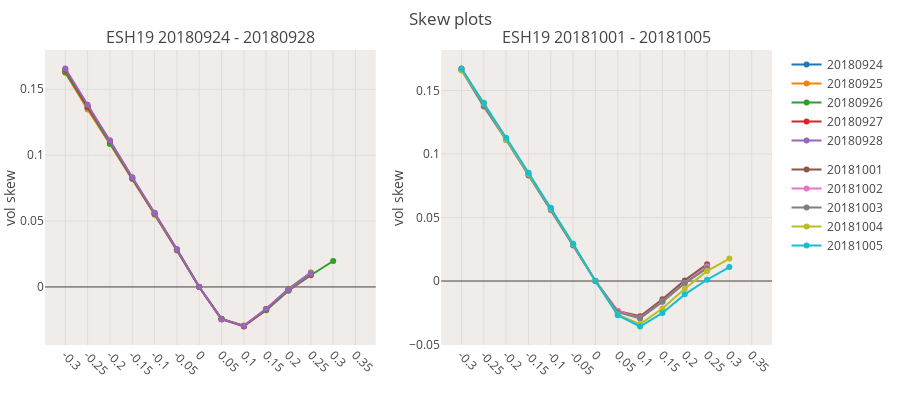
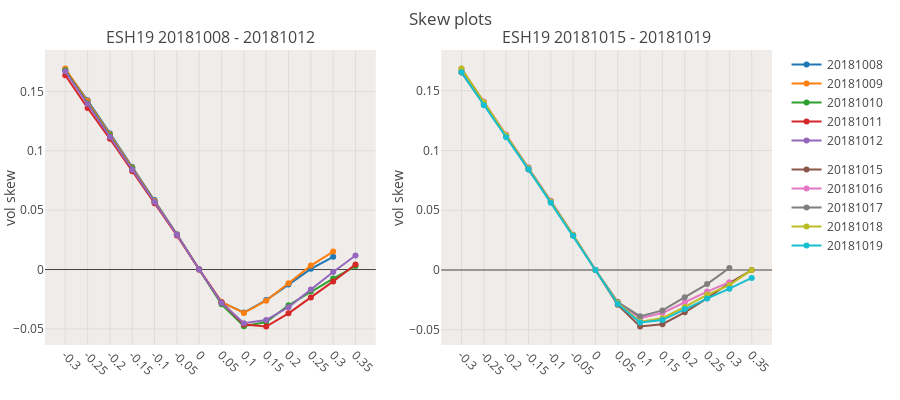
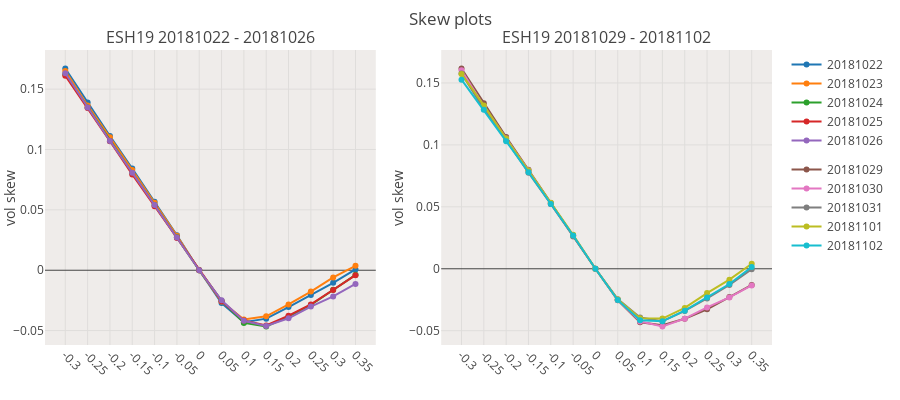
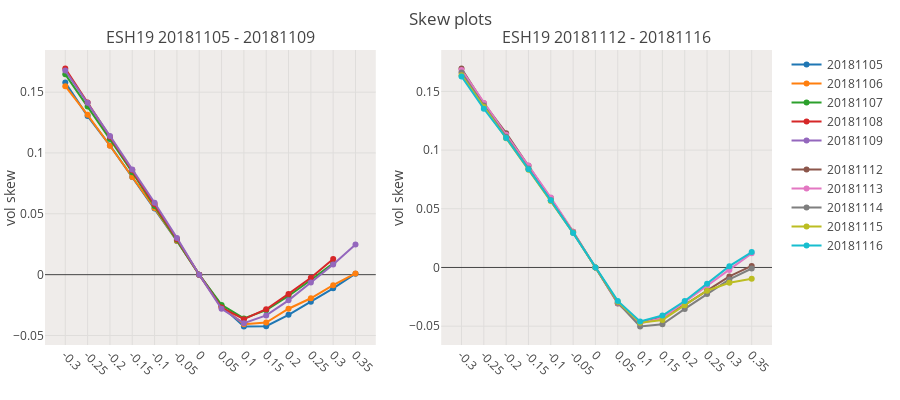

These figures' notebook cell, in order:
### Code cell
grid_plot=True
clist = [c for c in all_contracts if (c[:2]==f'{SYMBOL_TO_RESEARCH}') & (c[-2:]=='19')]
volcols = ['symbol','settle_date','moneyness','vol_skew']
dfivf = df_iv_final[volcols].groupby(['symbol','settle_date','moneyness'],as_index=False).mean()

for c in clist:
    dft = dfivf[dfivf.symbol==c]
    if len(dft)<=0:
        print(f'no data for symbol {c}')
        continue
    if grid_plot:
        graph_skew_subplots(dfivf[dfivf.symbol==c],rows=1,cols=2)
    else:
        rls = graph_skew(dfivf[dfivf.symbol==c],do_plot=True)

### Figure 1 — Plotly figure (JSON) as saved in the notebook; plotly's stock layout.template omitted (floating-point values rounded to 4 significant figures)
{"data": [{"legendgroup": "ESH19 20180924 - 20180928", "name": "20180924", "type": "scatter", "uid": "b5d656e8-626d-11ea-8226-8c859025e7f9", "x": [-0.3, -0.25, -0.2, -0.15, -0.1, -0.05, 0, 0.05, 0.1, 0.15, 0.2, 0.25, 0.3, 0.35], "xaxis": "x", "y": [0.1635, 0.1353, 0.1089, 0.0826, 0.0554, 0.0281, 0, -0.0244, -0.0296, -0.0167, -0.0013, 0.0109, null, null], "yaxis": "y"}, {"legendgroup": "ESH19 20180924 - 20180928", "name": "20180925", "type": "scatter", "uid": "b5d6e518-626d-11ea-a057-8c859025e7f9", "x": [-0.3, -0.25, -0.2, -0.15, -0.1, -0.05, 0, 0.05, 0.1, 0.15, 0.2, 0.25, 0.3, 0.35], "xaxis": "x", "y": [0.1624, 0.1346, 0.1085, 0.082, 0.0548, 0.0276, 0, -0.0246, -0.0292, -0.0169, -0.0018, 0.0105, null, null], "yaxis": "y"}, {"legendgroup": "ESH19 20180924 - 20180928", "name": "20180926", "type": "scatter", "uid": "b5d77708-626d-11ea-8ac6-8c859025e7f9", "x": [-0.3, -0.25, -0.2, -0.15, -0.1, -0.05, 0, 0.05, 0.1, 0.15, 0.2, 0.25, 0.3, 0.35], "xaxis": "x", "y": [0.1628, 0.1362, 0.1087, 0.0821, 0.0553, 0.028, 0, -0.0241, -0.0296, -0.0177, -0.0029, 0.0089, 0.0197, null], "yaxis": "y"}, {"legendgroup": "ESH19 20180924 - 20180928", "name": "20180927", "type": "scatter", "uid": "b5d82248-626d-11ea-8bee-8c859025e7f9", "x": [-0.3, -0.25, -0.2, -0.15, -0.1, -0.05, 0, 0.05, 0.1, 0.15, 0.2, 0.25, 0.3, 0.35], "xaxis": "x", "y": [0.1649, 0.1368, 0.1108, 0.0828, 0.056, 0.0286, 0, -0.0245, -0.03, -0.017, -0.0023, 0.0095, null, null], "yaxis": "y"}, {"legendgroup": "ESH19 20180924 - 20180928", "name": "20180928", "type": "scatter", "uid": "b5d893b8-626d-11ea-980b-8c859025e7f9", "x": [-0.3, -0.25, -0.2, -0.15, -0.1, -0.05, 0, 0.05, 0.1, 0.15, 0.2, 0.25, 0.3, 0.35], "xaxis": "x", "y": [0.1657, 0.1382, 0.1112, 0.0832, 0.0563, 0.0284, 0, -0.0245, -0.0295, -0.0165, -0.0022, 0.0101, null, null], "yaxis": "y"}, {"legendgroup": "ESH19 20181001 - 20181005", "name": "20181001", "type": "scatter", "uid": "b5d9a8a2-626d-11ea-b7e1-8c859025e7f9", "x": [-0.3, -0.25, -0.2, -0.15, -0.1, -0.05, 0, 0.05, 0.1, 0.15, 0.2, 0.25, 0.3, 0.35], "xaxis": "x2", "y": [0.1673, 0.1381, 0.1114, 0.0842, 0.0566, 0.0284, 0, -0.0236, -0.0278, -0.0144, 0.0005, 0.0133, null, null], "yaxis": "y2"}, {"legendgroup": "ESH19 20181001 - 20181005", "name": "20181002", "type": "scatter", "uid": "b5da188c-626d-11ea-bfb3-8c859025e7f9", "x": [-0.3, -0.25, -0.2, -0.15, -0.1, -0.05, 0, 0.05, 0.1, 0.15, 0.2, 0.25, 0.3, 0.35], "xaxis": "x2", "y": [0.167, 0.1393, 0.112, 0.085, 0.0569, 0.0286, 0, -0.0235, -0.0291, -0.0162, -0.0016, 0.0114, null, null], "yaxis": "y2"}, {"legendgroup": "ESH19 20181001 - 20181005", "name": "20181003", "type": "scatter", "uid": "b5da9668-626d-11ea-8ec4-8c859025e7f9", "x": [-0.3, -0.25, -0.2, -0.15, -0.1, -0.05, 0, 0.05, 0.1, 0.15, 0.2, 0.25, 0.3, 0.35], "xaxis": "x2", "y": [0.1659, 0.1373, 0.1111, 0.0831, 0.0559, 0.0279, 0, -0.0245, -0.0295, -0.0163, -0.0018, 0.0101, null, null], "yaxis": "y2"}, {"legendgroup": "ESH19 20181001 - 20181005", "name": "20181004", "type": "scatter", "uid": "b5db35dc-626d-11ea-8239-8c859025e7f9", "x": [-0.3, -0.25, -0.2, -0.15, -0.1, -0.05, 0, 0.05, 0.1, 0.15, 0.2, 0.25, 0.3, 0.35], "xaxis": "x2", "y": [0.1658, 0.14, 0.1114, 0.0845, 0.0571, 0.029, 0, -0.0265, -0.0339, -0.0216, -0.0061, 0.0078, 0.0177, null], "yaxis": "y2"}, {"legendgroup": "ESH19 20181001 - 20181005", "name": "20181005", "type": "scatter", "uid": "b5dbb174-626d-11ea-a06c-8c859025e7f9", "x": [-0.3, -0.25, -0.2, -0.15, -0.1, -0.05, 0, 0.05, 0.1, 0.15, 0.2, 0.25, 0.3, 0.35], "xaxis": "x2", "y": [0.1671, 0.1403, 0.1127, 0.0853, 0.0577, 0.0294, 0, -0.0269, -0.0358, -0.0251, -0.0105, 0.001, 0.011, null], "yaxis": "y2"}], "layout": {"annotations": [{"font": {"size": 16}, "showarrow": false, "text": "ESH19 20180924 - 20180928", "x": 0.2275, "xanchor": "center", "xref": "paper", "y": 1, "yanchor": "bottom", "yref": "paper"}, {"font": {"size": 16}, "showarrow": false, "text": "ESH19 20181001 - 20181005", "x": 0.7725, "xanchor": "center", "xref": "paper", "y": 1, "yanchor": "bottom", "yref": "paper"}], "autosize": true, "bargap": 0.05, "font": {"family": "Open Sans, sans-serif"}, "height": 400, "hovermode": "x", "margin": {"b": 55, "l": 45, "r": 15, "t": 50}, "plot_bgcolor": "#EFECEA", "showlegend": true, "title": "Skew plots<br>", "width": 900, "xaxis": {"anchor": "y", "domain": [0, 0.455], "tickangle": 45, "ticktext": [-0.3, -0.25, -0.2, -0.15, -0.1, -0.05, 0, 0.05, 0.1, 0.15, 0.2, 0.25, 0.3, 0.35], "tickvals": [-0.3, -0.25, -0.2, -0.15, -0.1, -0.05, 0, 0.05, 0.1, 0.15, 0.2, 0.25, 0.3, 0.35], "type": "category"}, "xaxis2": {"anchor": "y2", "domain": [0.545, 1], "tickangle": 45, "ticktext": [-0.3, -0.25, -0.2, -0.15, -0.1, -0.05, 0, 0.05, 0.1, 0.15, 0.2, 0.25, 0.3, 0.35], "tickvals": [-0.3, -0.25, -0.2, -0.15, -0.1, -0.05, 0, 0.05, 0.1, 0.15, 0.2, 0.25, 0.3, 0.35], "type": "category"}, "yaxis": {"anchor": "x", "domain": [0, 1], "title": "vol skew"}, "yaxis2": {"anchor": "x2", "domain": [0, 1], "title": "vol skew"}}}

### Figure 2 — Plotly figure (JSON) as saved in the notebook; plotly's stock layout.template omitted (floating-point values rounded to 4 significant figures)
{"data": [{"legendgroup": "ESH19 20181008 - 20181012", "name": "20181008", "type": "scatter", "uid": "b5e37e2c-626d-11ea-8559-8c859025e7f9", "x": [-0.3, -0.25, -0.2, -0.15, -0.1, -0.05, 0, 0.05, 0.1, 0.15, 0.2, 0.25, 0.3, 0.35], "xaxis": "x", "y": [0.1682, 0.1426, 0.1147, 0.0863, 0.0585, 0.0298, 0, -0.0277, -0.0362, -0.0257, -0.0127, 0.0006, 0.0107, null], "yaxis": "y"}, {"legendgroup": "ESH19 20181008 - 20181012", "name": "20181009", "type": "scatter", "uid": "b5e3f23a-626d-11ea-a918-8c859025e7f9", "x": [-0.3, -0.25, -0.2, -0.15, -0.1, -0.05, 0, 0.05, 0.1, 0.15, 0.2, 0.25, 0.3, 0.35], "xaxis": "x", "y": [0.1694, 0.1421, 0.1138, 0.0858, 0.0578, 0.0295, 0, -0.0273, -0.0366, -0.0262, -0.0116, 0.0033, 0.0151, null], "yaxis": "y"}, {"legendgroup": "ESH19 20181008 - 20181012", "name": "20181010", "type": "scatter", "uid": "b5e47ae8-626d-11ea-bfba-8c859025e7f9", "x": [-0.3, -0.25, -0.2, -0.15, -0.1, -0.05, 0, 0.05, 0.1, 0.15, 0.2, 0.25, 0.3, 0.35], "xaxis": "x", "y": [0.1679, 0.1402, 0.1129, 0.0851, 0.057, 0.0293, 0, -0.0293, -0.0478, -0.0442, -0.0301, -0.0186, -0.0076, 0.0029], "yaxis": "y"}, {"legendgroup": "ESH19 20181008 - 20181012", "name": "20181011", "type": "scatter", "uid": "b5e53ad2-626d-11ea-b594-8c859025e7f9", "x": [-0.3, -0.25, -0.2, -0.15, -0.1, -0.05, 0, 0.05, 0.1, 0.15, 0.2, 0.25, 0.3, 0.35], "xaxis": "x", "y": [0.1637, 0.1361, 0.1101, 0.0829, 0.0559, 0.02865, 0, -0.0276, -0.0463, -0.048, -0.0369, -0.0235, -0.01, 0.0042], "yaxis": "y"}, {"legendgroup": "ESH19 20181008 - 20181012", "name": "20181012", "type": "scatter", "uid": "b5e642f6-626d-11ea-910d-8c859025e7f9", "x": [-0.3, -0.25, -0.2, -0.15, -0.1, -0.05, 0, 0.05, 0.1, 0.15, 0.2, 0.25, 0.3, 0.35], "xaxis": "x", "y": [0.167, 0.1394, 0.1118, 0.0841, 0.057, 0.0293, 0, -0.0281, -0.0452, -0.0426, -0.0317, -0.0169, -0.0021, 0.0118], "yaxis": "y"}, {"legendgroup": "ESH19 20181015 - 20181019", "name": "20181015", "type": "scatter", "uid": "b5e7be68-626d-11ea-990c-8c859025e7f9", "x": [-0.3, -0.25, -0.2, -0.15, -0.1, -0.05, 0, 0.05, 0.1, 0.15, 0.2, 0.25, 0.3, 0.35], "xaxis": "x2", "y": [0.1654, 0.1385, 0.1122, 0.0841, 0.0576, 0.0291, 0, -0.0291, -0.0473, -0.0454, -0.0354, -0.0237, -0.0109, -0.0001], "yaxis": "y2"}, {"legendgroup": "ESH19 20181015 - 20181019", "name": "20181016", "type": "scatter", "uid": "b5e84b1e-626d-11ea-960b-8c859025e7f9", "x": [-0.3, -0.25, -0.2, -0.15, -0.1, -0.05, 0, 0.05, 0.1, 0.15, 0.2, 0.25, 0.3, 0.35], "xaxis": "x2", "y": [0.1687, 0.141, 0.1135, 0.0861, 0.058, 0.0295, 0, -0.0271, -0.0403, -0.036, -0.027, -0.0181, -0.0102, null], "yaxis": "y2"}, {"legendgroup": "ESH19 20181015 - 20181019", "name": "20181017", "type": "scatter", "uid": "b5e8c350-626d-11ea-b3be-8c859025e7f9", "x": [-0.3, -0.25, -0.2, -0.15, -0.1, -0.05, 0, 0.05, 0.1, 0.15, 0.2, 0.25, 0.3, 0.35], "xaxis": "x2", "y": [0.167, 0.1396, 0.1125, 0.0852, 0.0574, 0.0291, 0, -0.0268, -0.0388, -0.0338, -0.0229, -0.0118, 0.0017, null], "yaxis": "y2"}, {"legendgroup": "ESH19 20181015 - 20181019", "name": "20181018", "type": "scatter", "uid": "b5e93706-626d-11ea-bcba-8c859025e7f9", "x": [-0.3, -0.25, -0.2, -0.15, -0.1, -0.05, 0, 0.05, 0.1, 0.15, 0.2, 0.25, 0.3, 0.35], "xaxis": "x2", "y": [0.1687, 0.1404, 0.1128, 0.0851, 0.0572, 0.0292, 0, -0.0277, -0.0434, -0.0404, -0.0309, -0.0208, -0.0127, 0.0001], "yaxis": "y2"}, {"legendgroup": "ESH19 20181015 - 20181019", "name": "20181019", "type": "scatter", "uid": "b5e9a518-626d-11ea-a4fa-8c859025e7f9", "x": [-0.3, -0.25, -0.2, -0.15, -0.1, -0.05, 0, 0.05, 0.1, 0.15, 0.2, 0.25, 0.3, 0.35], "xaxis": "x2", "y": [0.1655, 0.138, 0.1111, 0.0843, 0.0564, 0.0286, 0, -0.0284, -0.044, -0.0419, -0.0327, -0.0239, -0.0156, -0.0066], "yaxis": "y2"}], "layout": {"annotations": [{"font": {"size": 16}, "showarrow": false, "text": "ESH19 20181008 - 20181012", "x": 0.2275, "xanchor": "center", "xref": "paper", "y": 1, "yanchor": "bottom", "yref": "paper"}, {"font": {"size": 16}, "showarrow": false, "text": "ESH19 20181015 - 20181019", "x": 0.7725, "xanchor": "center", "xref": "paper", "y": 1, "yanchor": "bottom", "yref": "paper"}], "autosize": true, "bargap": 0.05, "font": {"family": "Open Sans, sans-serif"}, "height": 400, "hovermode": "x", "margin": {"b": 55, "l": 45, "r": 15, "t": 50}, "plot_bgcolor": "#EFECEA", "showlegend": true, "title": "Skew plots<br>", "width": 900, "xaxis": {"anchor": "y", "domain": [0, 0.455], "tickangle": 45, "ticktext": [-0.3, -0.25, -0.2, -0.15, -0.1, -0.05, 0, 0.05, 0.1, 0.15, 0.2, 0.25, 0.3, 0.35], "tickvals": [-0.3, -0.25, -0.2, -0.15, -0.1, -0.05, 0, 0.05, 0.1, 0.15, 0.2, 0.25, 0.3, 0.35], "type": "category"}, "xaxis2": {"anchor": "y2", "domain": [0.545, 1], "tickangle": 45, "ticktext": [-0.3, -0.25, -0.2, -0.15, -0.1, -0.05, 0, 0.05, 0.1, 0.15, 0.2, 0.25, 0.3, 0.35], "tickvals": [-0.3, -0.25, -0.2, -0.15, -0.1, -0.05, 0, 0.05, 0.1, 0.15, 0.2, 0.25, 0.3, 0.35], "type": "category"}, "yaxis": {"anchor": "x", "domain": [0, 1], "title": "vol skew"}, "yaxis2": {"anchor": "x2", "domain": [0, 1], "title": "vol skew"}}}

### Figure 3 — Plotly figure (JSON) as saved in the notebook; plotly's stock layout.template omitted (floating-point values rounded to 4 significant figures)
{"data": [{"legendgroup": "ESH19 20181022 - 20181026", "name": "20181022", "type": "scatter", "uid": "b5f197c8-626d-11ea-9f79-8c859025e7f9", "x": [-0.3, -0.25, -0.2, -0.15, -0.1, -0.05, 0, 0.05, 0.1, 0.15, 0.2, 0.25, 0.3, 0.35], "xaxis": "x", "y": [0.1671, 0.1389, 0.1112, 0.0843, 0.0568, 0.029, 0, -0.0271, -0.0431, -0.0401, -0.0305, -0.0205, -0.0104, 0.0007], "yaxis": "y"}, {"legendgroup": "ESH19 20181022 - 20181026", "name": "20181023", "type": "scatter", "uid": "b5f21b46-626d-11ea-a9f8-8c859025e7f9", "x": [-0.3, -0.25, -0.2, -0.15, -0.1, -0.05, 0, 0.05, 0.1, 0.15, 0.2, 0.25, 0.3, 0.35], "xaxis": "x", "y": [0.1651, 0.1365, 0.1101, 0.0831, 0.056, 0.0286, 0, -0.0259, -0.0408, -0.0382, -0.0283, -0.0177, -0.006, 0.0037], "yaxis": "y"}, {"legendgroup": "ESH19 20181022 - 20181026", "name": "20181024", "type": "scatter", "uid": "b5f28fca-626d-11ea-81e3-8c859025e7f9", "x": [-0.3, -0.25, -0.2, -0.15, -0.1, -0.05, 0, 0.05, 0.1, 0.15, 0.2, 0.25, 0.3, 0.35], "xaxis": "x", "y": [0.1623, 0.1348, 0.107, 0.0806, 0.054, 0.0274, 0, -0.0252, -0.0436, -0.0466, -0.0383, -0.0288, -0.0161, -0.0038], "yaxis": "y"}, {"legendgroup": "ESH19 20181022 - 20181026", "name": "20181025", "type": "scatter", "uid": "b5f30748-626d-11ea-8e22-8c859025e7f9", "x": [-0.3, -0.25, -0.2, -0.15, -0.1, -0.05, 0, 0.05, 0.1, 0.15, 0.2, 0.25, 0.3, 0.35], "xaxis": "x", "y": [0.1611, 0.1344, 0.1069, 0.0793, 0.053, 0.0268, 0, -0.0256, -0.0417, -0.0458, -0.0376, -0.0283, -0.0163, -0.0041], "yaxis": "y"}, {"legendgroup": "ESH19 20181022 - 20181026", "name": "20181026", "type": "scatter", "uid": "b5f3ace8-626d-11ea-8072-8c859025e7f9", "x": [-0.3, -0.25, -0.2, -0.15, -0.1, -0.05, 0, 0.05, 0.1, 0.15, 0.2, 0.25, 0.3, 0.35], "xaxis": "x", "y": [0.1632, 0.1347, 0.1071, 0.0808, 0.054, 0.0271, 0, -0.0249, -0.0419, -0.0461, -0.0398, -0.0301, -0.0217, -0.0113], "yaxis": "y"}, {"legendgroup": "ESH19 20181029 - 20181102", "name": "20181029", "type": "scatter", "uid": "b5f55886-626d-11ea-9f1b-8c859025e7f9", "x": [-0.3, -0.25, -0.2, -0.15, -0.1, -0.05, 0, 0.05, 0.1, 0.15, 0.2, 0.25, 0.3, 0.35], "xaxis": "x2", "y": [0.1617, 0.1337, 0.1064, 0.0799, 0.0531, 0.027, 0, -0.0255, -0.0432, -0.0456, -0.0404, -0.0327, -0.0227, -0.013], "yaxis": "y2"}, {"legendgroup": "ESH19 20181029 - 20181102", "name": "20181030", "type": "scatter", "uid": "b5f649e4-626d-11ea-8233-8c859025e7f9", "x": [-0.3, -0.25, -0.2, -0.15, -0.1, -0.05, 0, 0.05, 0.1, 0.15, 0.2, 0.25, 0.3, 0.35], "xaxis": "x2", "y": [0.1603, 0.1313, 0.1052, 0.0794, 0.0523, 0.0269, 0, -0.025, -0.0425, -0.0466, -0.0403, -0.0312, -0.0231, -0.0134], "yaxis": "y2"}, {"legendgroup": "ESH19 20181029 - 20181102", "name": "20181031", "type": "scatter", "uid": "b5f6c478-626d-11ea-9952-8c859025e7f9", "x": [-0.3, -0.25, -0.2, -0.15, -0.1, -0.05, 0, 0.05, 0.1, 0.15, 0.2, 0.25, 0.3, 0.35], "xaxis": "x2", "y": [0.1576, 0.1291, 0.104, 0.0776, 0.0523, 0.0261, 0, -0.0245, -0.0393, -0.0423, -0.034, -0.0239, -0.013, -0.0003], "yaxis": "y2"}, {"legendgroup": "ESH19 20181029 - 20181102", "name": "20181101", "type": "scatter", "uid": "b5f77b86-626d-11ea-af20-8c859025e7f9", "x": [-0.3, -0.25, -0.2, -0.15, -0.1, -0.05, 0, 0.05, 0.1, 0.15, 0.2, 0.25, 0.3, 0.35], "xaxis": "x2", "y": [0.1573, 0.1319, 0.1052, 0.0793, 0.0534, 0.0275, 0, -0.0248, -0.0399, -0.0402, -0.0316, -0.0196, -0.0088, 0.0041], "yaxis": "y2"}, {"legendgroup": "ESH19 20181029 - 20181102", "name": "20181102", "type": "scatter", "uid": "b5f80c1e-626d-11ea-b015-8c859025e7f9", "x": [-0.3, -0.25, -0.2, -0.15, -0.1, -0.05, 0, 0.05, 0.1, 0.15, 0.2, 0.25, 0.3, 0.35], "xaxis": "x2", "y": [0.1527, 0.1283, 0.103, 0.0779, 0.0524, 0.0269, 0, -0.0253, -0.0415, -0.0424, -0.0338, -0.0231, -0.0123, 0.0015], "yaxis": "y2"}], "layout": {"annotations": [{"font": {"size": 16}, "showarrow": false, "text": "ESH19 20181022 - 20181026", "x": 0.2275, "xanchor": "center", "xref": "paper", "y": 1, "yanchor": "bottom", "yref": "paper"}, {"font": {"size": 16}, "showarrow": false, "text": "ESH19 20181029 - 20181102", "x": 0.7725, "xanchor": "center", "xref": "paper", "y": 1, "yanchor": "bottom", "yref": "paper"}], "autosize": true, "bargap": 0.05, "font": {"family": "Open Sans, sans-serif"}, "height": 400, "hovermode": "x", "margin": {"b": 55, "l": 45, "r": 15, "t": 50}, "plot_bgcolor": "#EFECEA", "showlegend": true, "title": "Skew plots<br>", "width": 900, "xaxis": {"anchor": "y", "domain": [0, 0.455], "tickangle": 45, "ticktext": [-0.3, -0.25, -0.2, -0.15, -0.1, -0.05, 0, 0.05, 0.1, 0.15, 0.2, 0.25, 0.3, 0.35], "tickvals": [-0.3, -0.25, -0.2, -0.15, -0.1, -0.05, 0, 0.05, 0.1, 0.15, 0.2, 0.25, 0.3, 0.35], "type": "category"}, "xaxis2": {"anchor": "y2", "domain": [0.545, 1], "tickangle": 45, "ticktext": [-0.3, -0.25, -0.2, -0.15, -0.1, -0.05, 0, 0.05, 0.1, 0.15, 0.2, 0.25, 0.3, 0.35], "tickvals": [-0.3, -0.25, -0.2, -0.15, -0.1, -0.05, 0, 0.05, 0.1, 0.15, 0.2, 0.25, 0.3, 0.35], "type": "category"}, "yaxis": {"anchor": "x", "domain": [0, 1], "title": "vol skew"}, "yaxis2": {"anchor": "x2", "domain": [0, 1], "title": "vol skew"}}}

### Figure 4 — Plotly figure (JSON) as saved in the notebook; plotly's stock layout.template omitted (floating-point values rounded to 4 significant figures)
{"data": [{"legendgroup": "ESH19 20181105 - 20181109", "name": "20181105", "type": "scatter", "uid": "b61354da-626d-11ea-9377-8c859025e7f9", "x": [-0.3, -0.25, -0.2, -0.15, -0.1, -0.05, 0, 0.05, 0.1, 0.15, 0.2, 0.25, 0.3, 0.35], "xaxis": "x", "y": [0.1578, 0.1303, 0.1062, 0.0802, 0.0544, 0.0277, 0, -0.0259, -0.0426, -0.0423, -0.033, -0.0223, -0.0112, 0.0008], "yaxis": "y"}, {"legendgroup": "ESH19 20181105 - 20181109", "name": "20181106", "type": "scatter", "uid": "b613eb7a-626d-11ea-9d32-8c859025e7f9", "x": [-0.3, -0.25, -0.2, -0.15, -0.1, -0.05, 0, 0.05, 0.1, 0.15, 0.2, 0.25, 0.3, 0.35], "xaxis": "x", "y": [0.1549, 0.1313, 0.1059, 0.0803, 0.0547, 0.0279, 0, -0.026, -0.0408, -0.0394, -0.028, -0.0194, -0.0087, 0.001], "yaxis": "y"}, {"legendgroup": "ESH19 20181105 - 20181109", "name": "20181107", "type": "scatter", "uid": "b61461a4-626d-11ea-83dd-8c859025e7f9", "x": [-0.3, -0.25, -0.2, -0.15, -0.1, -0.05, 0, 0.05, 0.1, 0.15, 0.2, 0.25, 0.3, 0.35], "xaxis": "x", "y": [0.1646, 0.1382, 0.1114, 0.0842, 0.0565, 0.0286, 0, -0.0249, -0.036, -0.0292, -0.0175, -0.0044, 0.0093, null], "yaxis": "y"}, {"legendgroup": "ESH19 20181105 - 20181109", "name": "20181108", "type": "scatter", "uid": "b614eba6-626d-11ea-a542-8c859025e7f9", "x": [-0.3, -0.25, -0.2, -0.15, -0.1, -0.05, 0, 0.05, 0.1, 0.15, 0.2, 0.25, 0.3, 0.35], "xaxis": "x", "y": [0.1694, 0.1414, 0.1134, 0.0859, 0.058, 0.0293, 0, -0.027, -0.0366, -0.0284, -0.0158, -0.0025, 0.0128, null], "yaxis": "y"}, {"legendgroup": "ESH19 20181105 - 20181109", "name": "20181109", "type": "scatter", "uid": "b61567fa-626d-11ea-94f7-8c859025e7f9", "x": [-0.3, -0.25, -0.2, -0.15, -0.1, -0.05, 0, 0.05, 0.1, 0.15, 0.2, 0.25, 0.3, 0.35], "xaxis": "x", "y": [0.1677, 0.1412, 0.114, 0.0865, 0.0591, 0.0302, 0, -0.028, -0.0399, -0.0335, -0.0211, -0.0065, 0.0084, 0.0248], "yaxis": "y"}, {"legendgroup": "ESH19 20181112 - 20181116", "name": "20181112", "type": "scatter", "uid": "b616f9a8-626d-11ea-9cb9-8c859025e7f9", "x": [-0.3, -0.25, -0.2, -0.15, -0.1, -0.05, 0, 0.05, 0.1, 0.15, 0.2, 0.25, 0.3, 0.35], "xaxis": "x2", "y": [0.1695, 0.1398, 0.1144, 0.0866, 0.0591, 0.0304, 0, -0.0306, -0.0473, -0.0423, -0.0319, -0.0195, -0.0076, 0.0013], "yaxis": "y2"}, {"legendgroup": "ESH19 20181112 - 20181116", "name": "20181113", "type": "scatter", "uid": "b617d550-626d-11ea-b94c-8c859025e7f9", "x": [-0.3, -0.25, -0.2, -0.15, -0.1, -0.05, 0, 0.05, 0.1, 0.15, 0.2, 0.25, 0.3, 0.35], "xaxis": "x2", "y": [0.1683, 0.1401, 0.113, 0.0868, 0.0596, 0.0305, 0, -0.0303, -0.0476, -0.0431, -0.0293, -0.0157, -0.0021, 0.012], "yaxis": "y2"}, {"legendgroup": "ESH19 20181112 - 20181116", "name": "20181114", "type": "scatter", "uid": "b618aec6-626d-11ea-bb6f-8c859025e7f9", "x": [-0.3, -0.25, -0.2, -0.15, -0.1, -0.05, 0, 0.05, 0.1, 0.15, 0.2, 0.25, 0.3, 0.35], "xaxis": "x2", "y": [0.1661, 0.1379, 0.1113, 0.0843, 0.0573, 0.0297, 0, -0.03, -0.0503, -0.0484, -0.0353, -0.0227, -0.0102, -0.0009], "yaxis": "y2"}, {"legendgroup": "ESH19 20181112 - 20181116", "name": "20181115", "type": "scatter", "uid": "b619749e-626d-11ea-af20-8c859025e7f9", "x": [-0.3, -0.25, -0.2, -0.15, -0.1, -0.05, 0, 0.05, 0.1, 0.15, 0.2, 0.25, 0.3, 0.35], "xaxis": "x2", "y": [0.1638, 0.1368, 0.1101, 0.0833, 0.0566, 0.0295, 0, -0.0292, -0.047, -0.0447, -0.0321, -0.0198, -0.013, -0.0097], "yaxis": "y2"}, {"legendgroup": "ESH19 20181112 - 20181116", "name": "20181116", "type": "scatter", "uid": "b61a70ba-626d-11ea-a35b-8c859025e7f9", "x": [-0.3, -0.25, -0.2, -0.15, -0.1, -0.05, 0, 0.05, 0.1, 0.15, 0.2, 0.25, 0.3, 0.35], "xaxis": "x2", "y": [0.1627, 0.1352, 0.1103, 0.0836, 0.0572, 0.0293, 0, -0.0285, -0.046, -0.041, -0.0286, -0.0138, 0.0011, 0.0131], "yaxis": "y2"}], "layout": {"annotations": [{"font": {"size": 16}, "showarrow": false, "text": "ESH19 20181105 - 20181109", "x": 0.2275, "xanchor": "center", "xref": "paper", "y": 1, "yanchor": "bottom", "yref": "paper"}, {"font": {"size": 16}, "showarrow": false, "text": "ESH19 20181112 - 20181116", "x": 0.7725, "xanchor": "center", "xref": "paper", "y": 1, "yanchor": "bottom", "yref": "paper"}], "autosize": true, "bargap": 0.05, "font": {"family": "Open Sans, sans-serif"}, "height": 400, "hovermode": "x", "margin": {"b": 55, "l": 45, "r": 15, "t": 50}, "plot_bgcolor": "#EFECEA", "showlegend": true, "title": "Skew plots<br>", "width": 900, "xaxis": {"anchor": "y", "domain": [0, 0.455], "tickangle": 45, "ticktext": [-0.3, -0.25, -0.2, -0.15, -0.1, -0.05, 0, 0.05, 0.1, 0.15, 0.2, 0.25, 0.3, 0.35], "tickvals": [-0.3, -0.25, -0.2, -0.15, -0.1, -0.05, 0, 0.05, 0.1, 0.15, 0.2, 0.25, 0.3, 0.35], "type": "category"}, "xaxis2": {"anchor": "y2", "domain": [0.545, 1], "tickangle": 45, "ticktext": [-0.3, -0.25, -0.2, -0.15, -0.1, -0.05, 0, 0.05, 0.1, 0.15, 0.2, 0.25, 0.3, 0.35], "tickvals": [-0.3, -0.25, -0.2, -0.15, -0.1, -0.05, 0, 0.05, 0.1, 0.15, 0.2, 0.25, 0.3, 0.35], "type": "category"}, "yaxis": {"anchor": "x", "domain": [0, 1], "title": "vol skew"}, "yaxis2": {"anchor": "x2", "domain": [0, 1], "title": "vol skew"}}}
